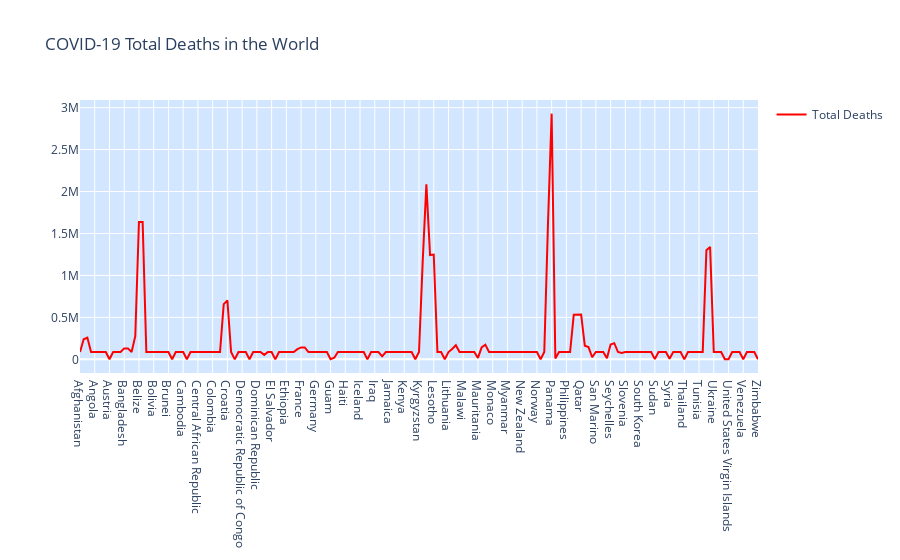

The notebook cell this image was saved under:
### Markdown cell above
# Chart of average deaths for each country

### Code cell
# Create a trace for the scatter plot
trace = go.Scatter(
    x=df2['Entity'],  # X-axis data
    y=df2['total_deaths'],  # Y-axis data
    line=dict(color='red'),  # Set the line color to red
    name="Total Deaths"  # Set the name for the trace
)

# Define the layout for the plot
layout = go.Layout(
    title='COVID-19 Total Deaths in the World',  # Set the title of the plot
    plot_bgcolor='rgb(210, 230, 255)',  # Set the background color of the plot
    showlegend=True  # Show the legend in the plot
)

# Create a Figure object with the trace and layout
fig = go.Figure(data=[trace], layout=layout)

# Display the figure using the interactive plot (iplot) function
iplot(fig)

### Figure 1 — Plotly figure (JSON) as saved in the notebook; plotly's stock layout.template omitted (floating-point values rounded to 4 significant figures; data arrays with more than 128 entries replaced by an {"elided": "..."} marker saying what was removed)
{"data": [{"line": {"color": "red"}, "name": "Total Deaths", "type": "scatter", "x": {"elided": "185 str values"}, "y": {"elided": "185 float values"}}], "layout": {"plot_bgcolor": "rgb(210, 230, 255)", "showlegend": true, "title": {"text": "COVID-19 Total Deaths in the World"}}}
